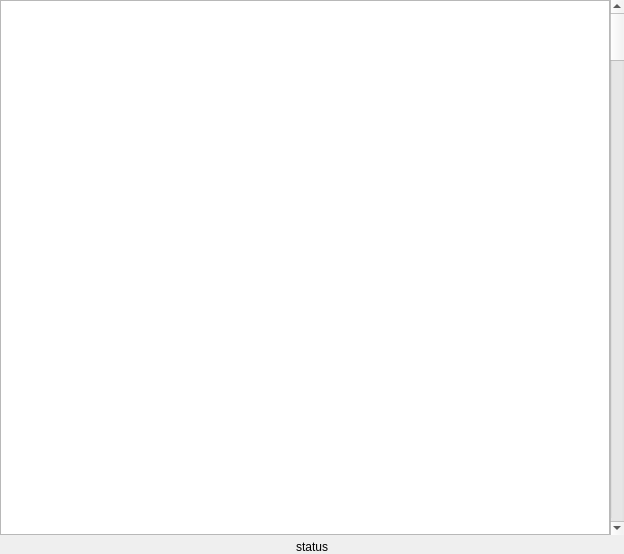
<?xml version="1.0" encoding="UTF-8"?>
<ui version="4.0">
 <class>HugeFileViewer</class>
 <widget class="QWidget" name="HugeFileViewer">
  <property name="geometry">
   <rect>
    <x>0</x>
    <y>0</y>
    <width>624</width>
    <height>554</height>
   </rect>
  </property>
  <property name="windowTitle">
   <string>Form</string>
  </property>
  <layout class="QVBoxLayout" name="verticalLayout">
   <property name="spacing">
    <number>5</number>
   </property>
   <property name="leftMargin">
    <number>0</number>
   </property>
   <property name="topMargin">
    <number>0</number>
   </property>
   <property name="rightMargin">
    <number>0</number>
   </property>
   <property name="bottomMargin">
    <number>0</number>
   </property>
   <item>
    <layout class="QHBoxLayout" name="horizontalLayout_2">
     <property name="spacing">
      <number>0</number>
     </property>
     <item>
      <widget class="QPlainTextEdit" name="textEdit"/>
     </item>
     <item>
      <widget class="QScrollBar" name="verticalScrollBar">
       <property name="orientation">
        <enum>Qt::Vertical</enum>
       </property>
      </widget>
     </item>
    </layout>
   </item>
   <item>
    <layout class="QHBoxLayout" name="horizontalLayout">
     <property name="spacing">
      <number>12</number>
     </property>
     <item>
      <widget class="QLabel" name="statusLine">
       <property name="text">
        <string>status</string>
       </property>
       <property name="alignment">
        <set>Qt::AlignCenter</set>
       </property>
       <property name="textInteractionFlags">
        <set>Qt::NoTextInteraction</set>
       </property>
      </widget>
     </item>
    </layout>
   </item>
  </layout>
 </widget>
 <resources/>
 <connections/>
</ui>
